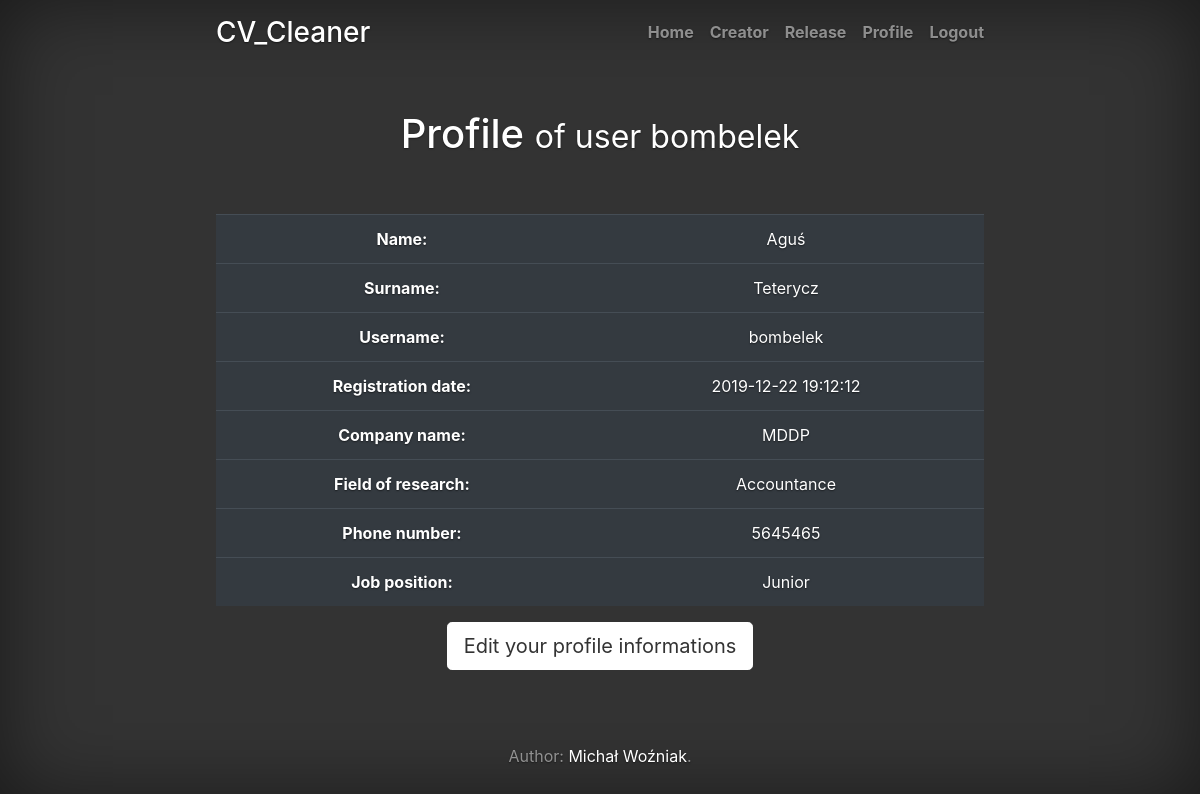
Screenshot of /profile (signed in) with the database file from the repository.
### tables this page shows
CREATE TABLE users(ID INTEGER PRIMARY KEY AUTOINCREMENT, name VARCHAR(100), surname VARCHAR(100), email VARCHAR(100), username VARCHAR(100), password VARCHAR(100), register_date TIMESTAMP DEFAULT CURRENT_TIMESTAMP);

CREATE TABLE users_additional_informations(
   ID INTEGER PRIMARY KEY, company_name VARCHAR(100),
   field_of_research VARCHAR(100), phone_number VARCHAR(20),
   job_position VARCHAR(100) 
);

### application.py (the view)
@app.route("/profile")
@logged_in_checker
def profile():
    c = sqlite3.connect('databases/coreApp.db')
    conn = c.cursor()
    tmp = f"CREATE VIEW profile_view AS SELECT name, surname, username, register_date, company_name, field_of_research, phone_number,job_position FROM users as A LEFT JOIN users_additional_informations as B on B.ID = A.ID WHERE A.ID = {session.get('ID')}"
    conn.execute("DROP VIEW IF EXISTS profile_view")
    conn.execute(tmp)
    conn.execute("select* from profile_view")
    conn.row_factory = sqlite3.Row
    rows = conn.fetchall()
    data = dict(rows[0])
    conn.close()
    return render_template("profile.html", text=data)

### application.py (called while the page is built)
def logged_in_checker(f):
    @wraps(f)
    def wrap(*args, **kwargs):
        if 'logged_in' in session:
            return f(*args, **kwargs)
        else:
            flash('Unauthorized!, Please login now!', 'danger')
            return redirect(url_for('signin'))
    return wrap

### templates/profile.html
{% extends 'layout.html' %}
{% block body %}
<h1>Profile <small> of user {{session.username}} </small></h1>
<br></br>
<table class="table table-dark">
    <tbody>
      <tr>
        <th scope="row">Name: </th>
        <td>{{text.name}}</td>
      </tr>
      <tr>
        <th scope="row">Surname: </th>
        <td>{{text.surname}}</td>
      </tr>
      <tr>
        <th scope="row">Username: </th>
        <td>{{text.username}}</td>
      </tr>
      <tr>
        <th scope="row">Registration date: </th>
        <td>{{text.register_date}}</td>
      </tr>
      <tr>
        <th scope="row">Company name: </th>
        <td>{{text.company_name}}</td>
      </tr>
      <tr>
        <th scope="row">Field of research: </th>
        <td>{{text.field_of_research}}</td>
      </tr>
      <tr>
        <th scope="row">Phone number: </th>
        <td>{{text.phone_number}}</td>
      </tr>
      <tr>
        <th scope="row">Job position: </th>
        <td>{{text.job_position}}</td>
      </tr>
    </tbody>
  </table>
  <p class="lead">
<a href="/profile_edit" class="btn btn-lg btn-secondary">Edit your profile informations</a>
</p>
{% endblock %}

### templates/layout.html (shortened to what this page needs)
<!DOCTYPE html>
<html lang="en">
    <head>
        <link rel="stylesheet" href="https://stackpath.bootstrapcdn.com/bootstrap/4.4.1/css/bootstrap.min.css">
           <link href="static\cover.css" rel="stylesheet">
    </head>
    <body class="text-center">
        <div class="cover-container d-flex w-100 h-100 p-3 mx-auto flex-column" >
                <header class="masthead mb-auto">
                    <div class="inner">
                    <h3 class="masthead-brand">CV_Cleaner</h3>
                    {% include 'includes/_navbar.html' %}
                    </div>
                </header>
                {% block body %}{% endblock %}
                <footer class="mastfoot mt-auto">
                    <div class="inner">
                    <p>Author: <a href="https://www.linkedin.com/in/micha%C5%82-wo%C5%BAniak-0a89ab160/">Michał Woźniak</a>.</p>
                    </div>
                </footer>
                </div>
    </body>
    </html>

### templates/includes/_navbar.html
<nav class="nav nav-masthead justify-content-center">
        <a class="nav-link " href="/">Home</a>
        {% if session.logged_in %}
        <a class="nav-link " href="/creator">Creator</a>
        <a class="nav-link" href = "/release">Release</a>
        <a class="nav-link" href = "/profile">Profile</a>
        <a class="nav-link" href="/logout">Logout</a>
            {% else %}
            <a class="nav-link" href="/features">Features</a>
            <a class="nav-link" href="/features_more">Our algorithms</a>
            <a class="nav-link" href="/contact">Contact</a>
        <a class="nav-link " href="/signup">Sign up</a>
        <a class="nav-link" href="/signin">Sign in</a>
            {% endif %}
    </nav>

### static/cover.css (style rules this page uses)
a, a:focus, a:hover { color: #fff; }
.btn-secondary, .btn-secondary:hover, .btn-secondary:focus { color: #333; text-shadow: none; background-color: #fff; border: .05rem solid #fff; }
html, body { height: 100%; background-color: #333; }
body { display: -ms-flexbox; display: flex; color: #fff; text-shadow: 0 .05rem .1rem rgba(0, 0, 0, .5); box-shadow: inset 0 0 5rem rgba(0, 0, 0, .5); }
.cover-container { max-width: 50em; }
.masthead { margin-bottom: 2rem; }
.masthead-brand { margin-bottom: 0; }
.nav-masthead .nav-link { padding: .25rem 0; font-weight: 700; color: rgba(255, 255, 255, .5); background-color: transparent; border-bottom: .25rem solid transparent; }
.nav-masthead .nav-link + .nav-link { margin-left: 1rem; }
@media (min-width: 48em) { .masthead-brand { float: left; } }
@media (min-width: 48em) { .nav-masthead { float: right; } }
.mastfoot { color: rgba(255, 255, 255, .5); }

### rows the page displays
users: username "bombelek", name "Aguś", surname "Teterycz", register_date "2019-12-22 19:12:12"
users_additional_informations: company_name "MDDP", field_of_research "Accountance", phone_number "5645465", job_position "Junior"
